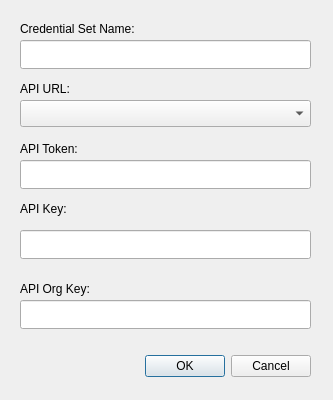
<?xml version="1.0" encoding="UTF-8"?>
<ui version="4.0">
 <class>APIDialog</class>
 <widget class="QDialog" name="APIDialog">
  <property name="geometry">
   <rect>
    <x>0</x>
    <y>0</y>
    <width>333</width>
    <height>400</height>
   </rect>
  </property>
  <property name="windowTitle">
   <string>Dialog</string>
  </property>
  <widget class="QDialogButtonBox" name="DialogButton">
   <property name="geometry">
    <rect>
     <x>130</x>
     <y>350</y>
     <width>181</width>
     <height>32</height>
    </rect>
   </property>
   <property name="orientation">
    <enum>Qt::Horizontal</enum>
   </property>
   <property name="standardButtons">
    <set>QDialogButtonBox::Cancel|QDialogButtonBox::Ok</set>
   </property>
  </widget>
  <widget class="QComboBox" name="APICombo">
   <property name="geometry">
    <rect>
     <x>20</x>
     <y>100</y>
     <width>291</width>
     <height>27</height>
    </rect>
   </property>
  </widget>
  <widget class="QLineEdit" name="TokenLine">
   <property name="geometry">
    <rect>
     <x>20</x>
     <y>160</y>
     <width>291</width>
     <height>29</height>
    </rect>
   </property>
  </widget>
  <widget class="QLineEdit" name="OrgLine">
   <property name="geometry">
    <rect>
     <x>20</x>
     <y>300</y>
     <width>291</width>
     <height>29</height>
    </rect>
   </property>
  </widget>
  <widget class="QLabel" name="APIURLLabel">
   <property name="geometry">
    <rect>
     <x>20</x>
     <y>80</y>
     <width>66</width>
     <height>17</height>
    </rect>
   </property>
   <property name="text">
    <string>API URL:</string>
   </property>
  </widget>
  <widget class="QLabel" name="TokenLabel">
   <property name="geometry">
    <rect>
     <x>20</x>
     <y>140</y>
     <width>91</width>
     <height>17</height>
    </rect>
   </property>
   <property name="text">
    <string>API Token:</string>
   </property>
  </widget>
  <widget class="QLabel" name="OrgLabel">
   <property name="geometry">
    <rect>
     <x>20</x>
     <y>280</y>
     <width>121</width>
     <height>17</height>
    </rect>
   </property>
   <property name="text">
    <string>API Org Key:</string>
   </property>
  </widget>
  <widget class="QLabel" name="CredLabel">
   <property name="geometry">
    <rect>
     <x>20</x>
     <y>20</y>
     <width>161</width>
     <height>17</height>
    </rect>
   </property>
   <property name="text">
    <string>Credential Set Name:</string>
   </property>
  </widget>
  <widget class="QLineEdit" name="CredLine">
   <property name="geometry">
    <rect>
     <x>20</x>
     <y>40</y>
     <width>291</width>
     <height>29</height>
    </rect>
   </property>
   <property name="text">
    <string/>
   </property>
  </widget>
  <widget class="QLabel" name="KeyLabel">
   <property name="geometry">
    <rect>
     <x>20</x>
     <y>200</y>
     <width>66</width>
     <height>17</height>
    </rect>
   </property>
   <property name="text">
    <string>API Key:</string>
   </property>
  </widget>
  <widget class="QLineEdit" name="KeyLine">
   <property name="geometry">
    <rect>
     <x>20</x>
     <y>230</y>
     <width>291</width>
     <height>29</height>
    </rect>
   </property>
  </widget>
 </widget>
 <resources/>
 <connections>
  <connection>
   <sender>DialogButton</sender>
   <signal>accepted()</signal>
   <receiver>APIDialog</receiver>
   <slot>accept()</slot>
   <hints>
    <hint type="sourcelabel">
     <x>248</x>
     <y>254</y>
    </hint>
    <hint type="destinationlabel">
     <x>157</x>
     <y>274</y>
    </hint>
   </hints>
  </connection>
  <connection>
   <sender>DialogButton</sender>
   <signal>rejected()</signal>
   <receiver>APIDialog</receiver>
   <slot>reject()</slot>
   <hints>
    <hint type="sourcelabel">
     <x>316</x>
     <y>260</y>
    </hint>
    <hint type="destinationlabel">
     <x>286</x>
     <y>274</y>
    </hint>
   </hints>
  </connection>
 </connections>
</ui>
